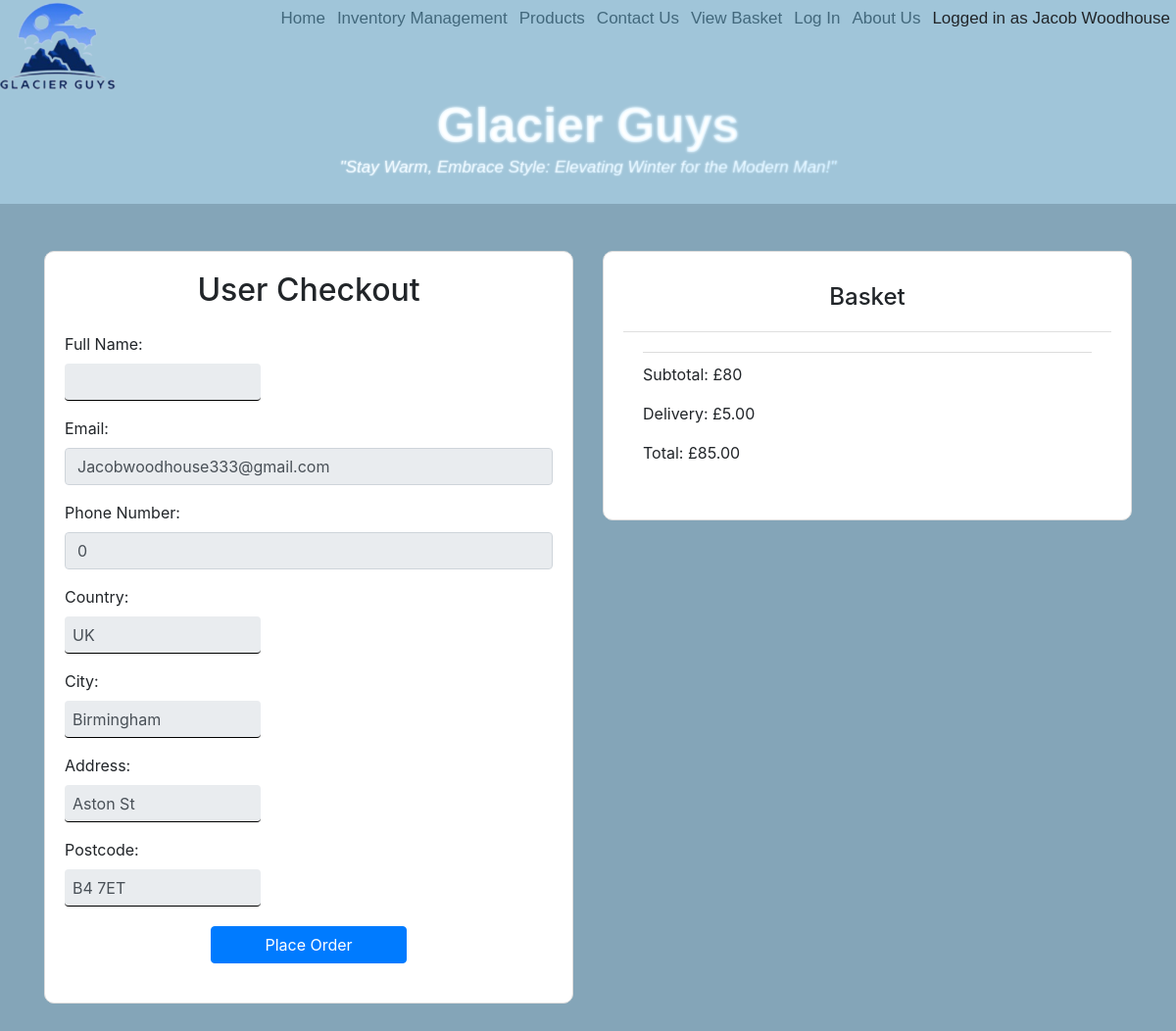
The app's page /UserCheckout.php (signed in) with its own data.
### tables this page shows
CREATE TABLE `user` (
  `userid` int(11) NOT NULL,
  `username` varchar(64) NOT NULL,
  `password` text NOT NULL,
  `email` varchar(128) NOT NULL,
  `accountType` varchar(8) NOT NULL,
  `basket` text NOT NULL,
  `phoneNum` int(11) NOT NULL,
  `address1` varchar(64) NOT NULL,
  `address2` varchar(64) NOT NULL,
  `country` varchar(8) NOT NULL,
  `postcode` text NOT NULL,
  `city` varchar(32) NOT NULL,
  `fullName` varchar(64) NOT NULL
);

### UserCheckout.php (the view, shortened to what this page needs)
<?php
    require_once('connectdb.php');
    if (isset($_SESSION['username'])){
        $sql = "SELECT * FROM user WHERE username = '".$_SESSION['username']."'";
        $info = $db->query($sql);
        $info = $info->fetch();
        $fulnm = $info["fullName"];
        $email = $info["email"];
        $phnum = $info["phoneNum"];
        $adrln1 = $info["address1"];
        $country = $info["country"];
        $postcode = $info["postcode"];
        $city = $info["city"];
        $query="SELECT basket FROM user WHERE username = '".$_SESSION["username"]."'";
        $items = array();
        $array = json_decode(($db->query($query))->fetch()[0]);
        foreach ($array as $product) {
            array_push($items, $product);
        }
        $totalprice = 0;
        foreach ($items as $singleitem) {
            $stmt = $db->prepare("SELECT p.*, pt.price, pt.name FROM product p JOIN producttype pt ON p.productTypeid = pt.productTypeid WHERE p.productid = ?");
            $stmt->execute([$singleitem]);
            $product = $stmt->fetch();
            $totalprice += $product['price'];
        }
    }
?>
<!DOCTYPE html>
<html lang="en">
<head>
    <link href="https://stackpath.bootstrapcdn.com/bootstrap/4.3.1/css/bootstrap.min.css" rel="stylesheet">
    <link rel="stylesheet" href="./css/style.css">
</head>
<body>
    <?php include 'navbar.php'; navbar("UserCheckout"); ?>
    <div class="container mt-5">
        <div class="row">
            <div class="col-md-6">
                <div class="checkout-form">
                    <h2 class="text-center mb-4">User Checkout</h2>
                    <form id="checkout-form" method="post">
                        <div class="form-group">
                            <label for="full-name">Full Name:</label>
                            <input type="text" class="form-control" id="full-name" name="full-name" value="<?php echo$fulnm;  ?>" readonly>
                        </div>
                        <div class="form-group">
                            <label for="email">Email:</label>
                            <input type="email" class="form-control" id="email" name="email" value="<?php echo$email;  ?>" readonly>
                        </div>
                        <div class="form-group">
                            <label for="phone">Phone Number:</label>
                            <input type="tel" class="form-control" id="phone" name="phone" value="<?php echo$phnum;  ?>" readonly>
                        </div>
                        <div class="form-group">
                        <div class="form-group">
                            <label for="city-country">Country:</label>
                            <input type="text" class="form-control" id="city-country" name="city-country" value="<?php echo$country;  ?>" readonly>
                        </div>
                            <label for="city">City:</label>
                            <input type="text" class="form-control" id="city" name="city" value="<?php echo$city;  ?>" readonly>
                        </div>
                        <div class="form-group">
                            <label for="address-line">Address:</label>
                            <input type="text" class="form-control" id="address-line" name="address-line" value="<?php echo$adrln1;  ?>" readonly>
                        </div>
                        <div class="form-group">
                            <label for="postcode">Postcode:</label>
                            <input type="text" class="form-control" id="postcode" name="postcode" value="<?php echo$postcode;  ?>" readonly>
                        </div>
                        <button type="submit" class="btn btn-primary btn-block">Place Order</button>
                    </form>
                </div>
            </div>
            <div class="col-md-6">
                <div class="summary-card">
                    <div class="card-header bg-white">
                        <h4 class="text-center">Basket</h4>
                    </div>
                    <div class="card-body">
                        <div class="summary-item">
                            <div class="d-flex justify-content-between align-items-center">
                                <div>
                                    <p>Subtotal: £<?php echo$totalprice; ?></p>
                                    <p>Delivery: £5.00</p>
                                    <p>Total: £<?= number_format($totalprice + 5, 2);  ?></p>
                                </div>
                            </div>
                        </div>
                    </div>
                </div>
            </div>
        </div>
    </div>
</body>
</html>

### css/style.css (style rules this page uses)
body { background-color: rgb(132, 165, 184); height: 4500px; }
input[type="text"] { padding: 8px; border: none; outline: none; border-bottom: 1px solid black; background-color: transparent; width: 200px; transition: border-color 0.3s; }

### css/navbarStyle.css (style rules this page uses)
body { background-color: rgb(132, 165, 184); }

### UserCheckout.php (style rules this page uses)
.checkout-form { background-color: #ffffff; padding: 20px; border: 1px solid #ddd; border-radius: 10px; }
.summary-card { background-color: #ffffff; padding: 20px; border: 1px solid #ddd; border-radius: 10px; }
.summary-item { border-top: 1px solid #ddd; padding-top: 10px; }
.btn-block { max-width: 200px; margin: 20px auto; }

### records on screen
user: email "Jacobwoodhouse333@gmail.com", phone "0", city-country "UK", city "Birmingham", address-line "Aston St", postcode "B4 7ET"

### other values on screen
$_SESSION['username'] "Jacob Woodhouse"
$totalprice "80"
$totalprice + 5 "85.00"
